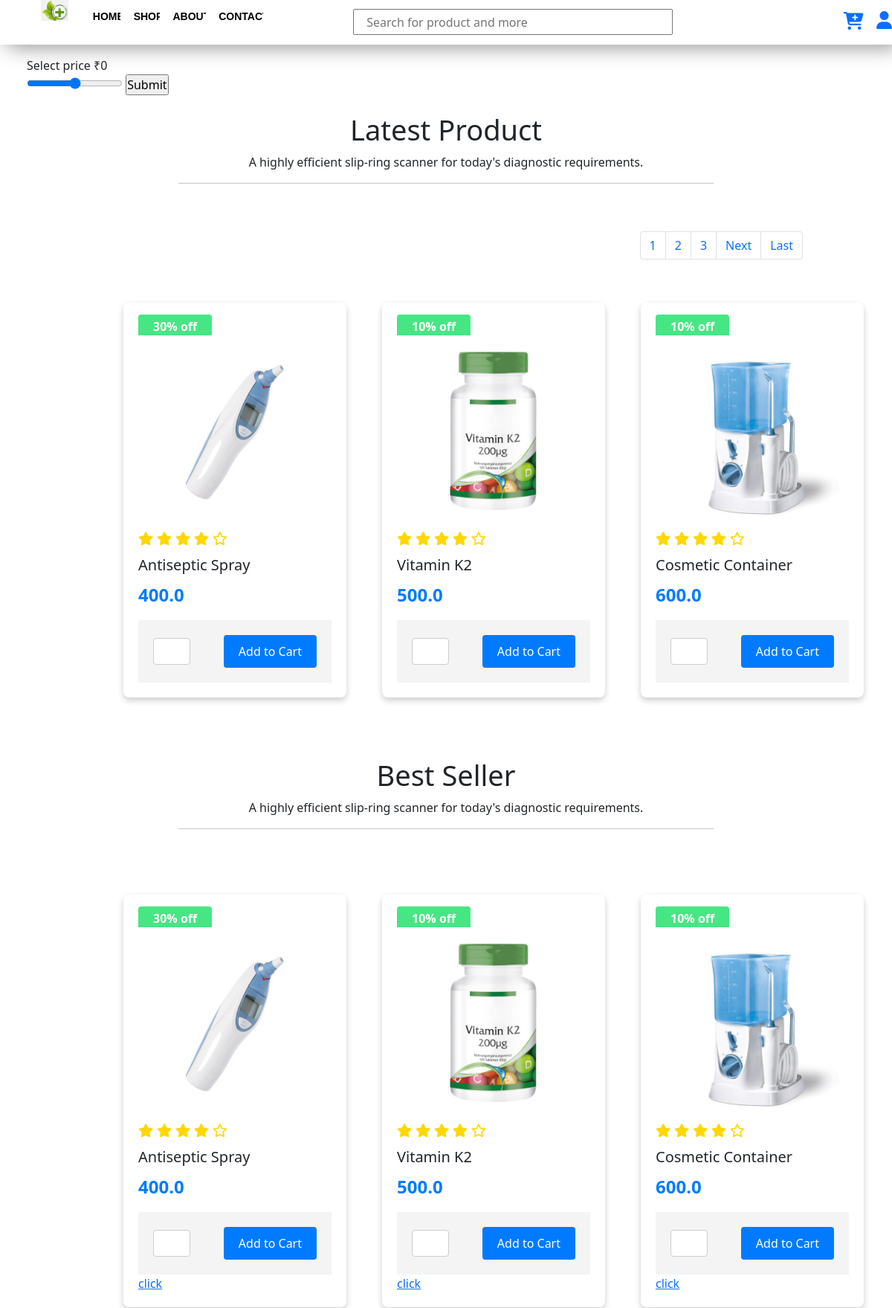
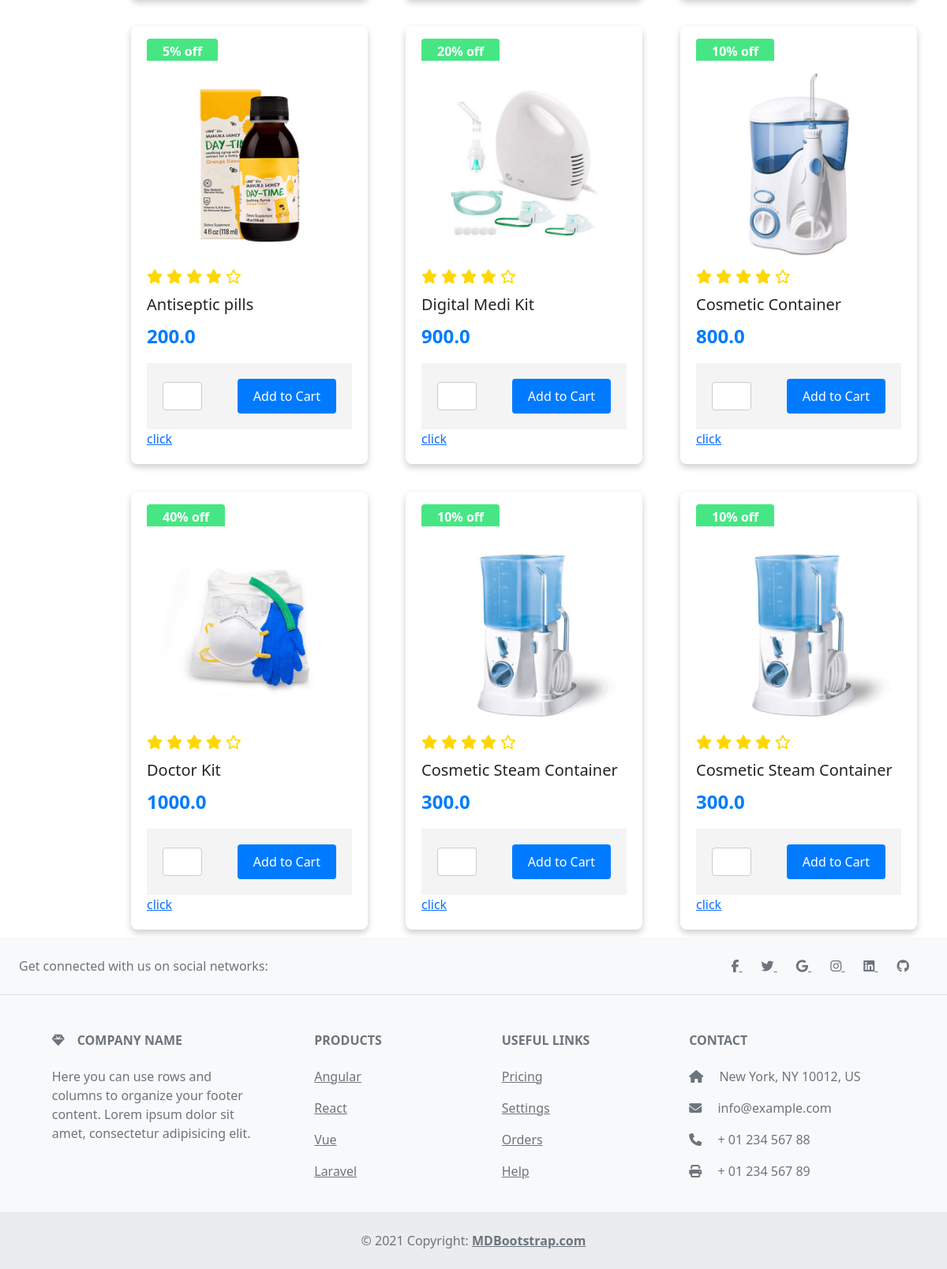
The app's page /shop/ with its own data (2 pictures, top to bottom).
### Health1/models.py (models this page shows)
class HealthProduct(models.Model):
    name=models.CharField(max_length=150)
    image=models.ImageField(upload_to="medicalimg")
    productprice=models.FloatField()
    productquantity=models.IntegerField()
    offer=models.CharField(max_length=20)

### Health1/views.py (the view, shortened to what this page needs)
# urls.py: path('shop/',shop,name="shop"),
def shop(request):
    if request.method=="POST" and request.POST.get('max'):
        mx=int(request.POST.get('max'))
        data1=HealthProduct.objects.all()
        return render(request,"Health1/shop.html",{'data1':data1,'mx':mx})
    mydata=HealthProduct.objects.all()
    paginator_data=Paginator(mydata,3)
    page_no=request.GET.get('page')
    finaldata=paginator_data.get_page(page_no)
    lastpage=finaldata.paginator.num_pages
    data=HealthProduct.objects.all()
    return render(request,"Health1/shop.html",{'data':data,'finaldata':finaldata,'lastpage':lastpage,'totalpage':[n+1 for n in range(lastpage)]})

### Health1/templates/Health1/Shop.html (shortened to what this page needs)
{% extends 'Health1/Layout.html' %}
{% load static %}
{% block items %}
<div class="filterprice" style="margin-left: 3%;">
<div id="selected-price">Select price ₹0</div>
<form action="" method="post">
<input type="range" name="max" id="priceRange" id="" min="100" max="2000">
<input type="submit" value="Submit">
</form>
</div>
{% if finaldata %}
<div class="menu">
    <h2 style="font-size: 38px;">Latest Product</h2>
    <p>A highly efficient slip-ring scanner for today's diagnostic requirements.</p>
    <hr>
</div>
{% endif %}
<br><br>
<nav aria-label="Page navigation example" style="float: right;margin-right: 10%;">
    <ul class="pagination">
    {% for n in totalpage %}
      <li class="page-item"><a class="page-link" href="/shop/?page={{n}}">{{n}}</a></li>
    {% endfor %}
    {% if finaldata.has_next %}
      <li class="page-item"><a class="page-link" href="/shop/?page={{finaldata.next_page_number}}">Next</a></li>
      <li class="page-item"><a class="page-link" href="/shop/?page={{lastpage}}">Last</a></li>
    {% endif %}
    </ul>
</nav>
<br><br><br>
  <div class="grid-container">
    {% for product in finaldata %}
    <div class="product-card">
        <span class="discount">{{product.offer}}</span>
        <img class="product-img" src="{{product.image.url}}" alt="Product Image">
        <div class="rating">
            <i class="fas fa-star"></i>
            <i class="fas fa-star"></i>
            <i class="fas fa-star"></i>
            <i class="fas fa-star"></i>
            <i class="far fa-star"></i>
        </div>
        <h2 class="product-name">{{product.name}}</h2>
        <p class="product-price">{{product.productprice}}</p>
    <form action="" method="POST">
        <div class="add-to-cart">
            <input class="quantity" type="number" name="req_quantity">
            <button class="add-to-cart-button" type="submit">Add to Cart</button>
        </div>
    </form>
    </div>
    {% endfor %}
    </div>
<br><br>
{% if data %}
<div class="menu">
    <h2 style="font-size: 38px;">Best Seller</h2>
    <p>A highly efficient slip-ring scanner for today's diagnostic requirements.</p>
    <hr>
</div>
{% endif %}
<br><br>
<div class="grid-container">
{% for product in data %}
<div class="product-card">
    <span class="discount">{{product.offer}}</span>
    <img class="product-img" src="{{product.image.url}}" alt="Product Image">
    <div class="rating">
        <i class="fas fa-star"></i>
        <i class="fas fa-star"></i>
        <i class="fas fa-star"></i>
        <i class="fas fa-star"></i>
        <i class="far fa-star"></i>
    </div>
    <h2 class="product-name">{{product.name}}</h2>
    <p class="product-price">{{product.productprice}}</p>
<form action="" method="post">
    <div class="add-to-cart">
        <input class="quantity" type="number" name="req_quantity">
        <button class="add-to-cart-button" type="submit">Add to Cart</button>
    </div>
</form>
<a href="{% url 'add' product.id %}">click</a>
</div>
{% endfor %}
</div>
{% endblock %}

### Health1/static/css/index.css (style rules this page uses)
* { margin: 0; padding: 0; }
.menu { text-align: center; margin-top: 2%; }
.menu hr { margin-left: 20%; margin-right: 20%; }
.grid-container { display: grid; grid-template-columns: auto auto auto; margin-left: 13%; }
.product-card { max-width: 300px; background-color: #fff; box-shadow: 0 4px 8px rgba(0, 0, 0, 0.2); margin: 10px; margin-top: 7%; padding: 20px; border-radius: 8px; }
.product-img { width: 100%; height: auto; }
.discount { background-color: #47e684; color: white; padding: 5px 20px; border-radius: 4px; font-weight: bold; font-size: 16px; }
.rating { color: #FFD700; font-size: 18px; }
.product-name { font-size: 20px; margin: 10px 0; }
.product-price { font-size: 24px; font-weight: bold; color: #007BFF; }
.add-to-cart { display: flex; justify-content: space-between; align-items: center; padding: 20px; background-color: #f4f4f4; }
.quantity { width: 50px; padding: 5px; border: 1px solid #ccc; border-radius: 4px; }
.add-to-cart-button { background-color: #007BFF; color: #fff; border: none; border-radius: 4px; padding: 10px 20px; cursor: pointer; }

### records on screen
HealthProduct: offer "30% off", image (picture), name "Antiseptic Spray", productprice "400.0"
HealthProduct: offer "10% off", image (picture), name "Vitamin K2", productprice "500.0"
HealthProduct: offer "10% off", image (picture), name "Cosmetic Container", productprice "600.0"
HealthProduct: offer "5% off", image (picture), name "Antiseptic pills", productprice "200.0"
HealthProduct: offer "20% off", image (picture), name "Digital Medi Kit", productprice "900.0"
HealthProduct: offer "10% off", image (picture), name "Cosmetic Container", productprice "800.0"
HealthProduct: offer "40% off", image (picture), name "Doctor Kit", productprice "1000.0"
HealthProduct: offer "10% off", image (picture), name "Cosmetic Steam Container", productprice "300.0"
HealthProduct: offer "10% off", image (picture), name "Cosmetic Steam Container", productprice "300.0"

### other values on screen
{{ n }} "1" "2" "3"
